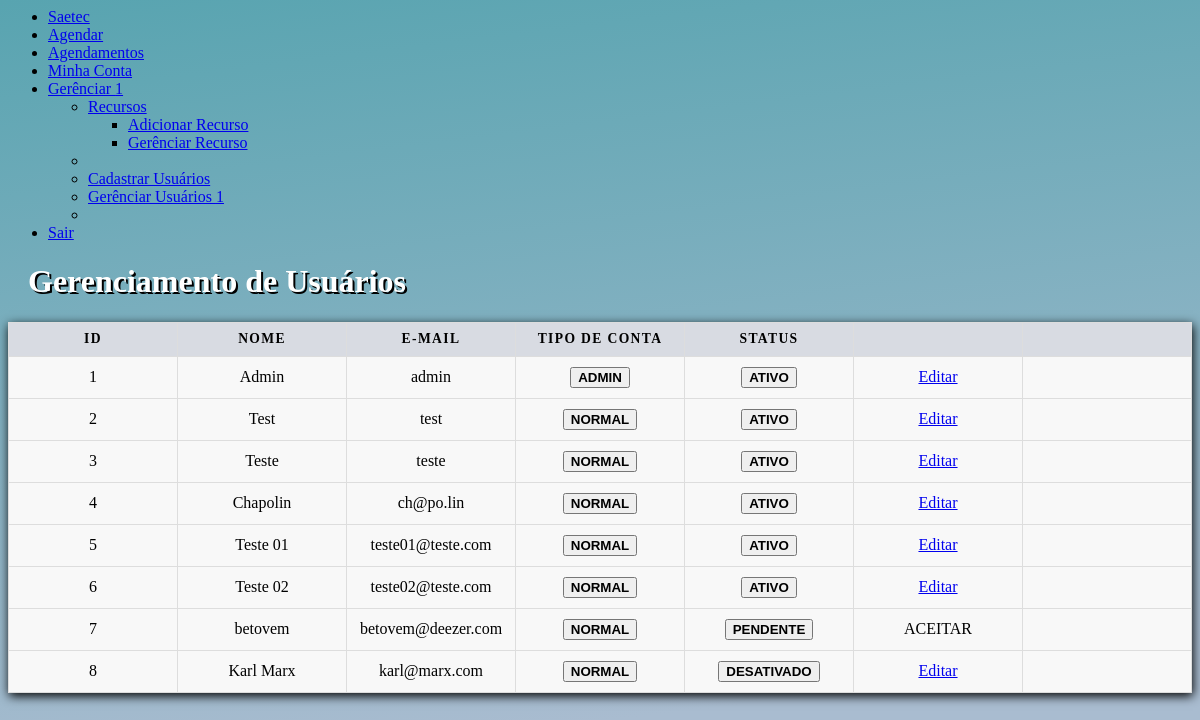
Screenshot of /home/admin/gerenciar.php (signed in) with the database file from the repository.
### tables this page shows
CREATE TABLE IF NOT EXISTS `usuarios`
(
 `id`                  int auto_increment,
 `nome`                varchar(50) NOT NULL ,
 `username`            varchar(255) NOT NULL ,
 `password`            varchar(255) NOT NULL ,
 `tipo`                varchar(45) NOT NULL ,
 `ativo`               tinyint(1) NOT NULL ,
 `pendente`			   tinyint(1) NOT NULL ,
 
PRIMARY KEY (`id`)
);

### home/admin/gerenciar.php (the view, shortened to what this page needs)
<html>
<head>
  <link rel="stylesheet" href="https://cdn.metroui.org.ua/v4/css/metro-all.min.css">
</head>
<body>
  <ul class="h-menu">
    <li><a href="../index.php"><span class="mif-home icon"></span> Saetec</a></li>
    <li><a href="../agendar_objeto.php"><span class="mif-calendar icon"></span> Agendar</a></li>
    <li><a href="../agendamentos.php"><span class="mif-insert-template icon"></span> Agendamentos</a></li>
    <li><a href="../minhaconta.php"><span class="mif-user icon"></span> Minha Conta</a></li>
    <?php
    require('../../includes/conn.php');
    $query_usuarios_pendentes = "SELECT * FROM `usuarios` where `pendente` = 1;";
    $result_usuarios_pendentes = mysqli_query($con, $query_usuarios_pendentes);
    $num_rows_usuarios_pendentes = mysqli_num_rows($result_usuarios_pendentes);
    if ($_SESSION["permissao"] == "1") {
      echo '
    <li>';
      if ($num_rows_usuarios_pendentes > 0) {
        echo '<a href="#" class="dropdown-toggle"><span class="mif-command icon"></span> Gerênciar <span class="badge inline bg-cyan fg-white">' . $num_rows_usuarios_pendentes . '</span></a>';
      } else {
        echo '<a href="#" class="dropdown-toggle"><span class="mif-command icon"></span> Gerênciar</a>';
      }
      echo '
    <ul class="d-menu" data-role="dropdown">
      <li>
        <a href="#" class="dropdown-toggle"><span class="mif-dashboard icon"></span> Recursos</a>
        <ul class="d-menu" data-role="dropdown">
          <li><a href="incluir_objeto.php"><span class="mif-add icon"></span> Adicionar Recurso</a></li>
          <li><a href="gerenciar_recursos.php"><span class="mif-developer_board icon"></span> Gerênciar Recurso</a></li>
        </ul>
      </li>
      <li class="divider"></li>
      <li><a href="cadastrar.php"><span class="mif-user-plus icon"></span> Cadastrar Usuários</a></li>';
      if ($num_rows_usuarios_pendentes > 0) {
        echo '<li><a href="gerenciar.php"><span class="mif-users icon"></span> Gerênciar Usuários <span class="badge inline bg-cyan fg-white">' . $num_rows_usuarios_pendentes . '</span></a></li>';
      } else {
        echo '<li><a href="gerenciar.php"><span class="mif-users icon"></span> Gerênciar Usuários</a></li>';
      }
      echo '
      <li class="divider"></li>
    </ul>
  </li>
';
    }
    ?>
    <li><a href="/home/sair.php"><span class="mif-exit icon"></span> Sair</a></li>
  </ul>
  <div class="container">
    <?php
    echo "<div style=\"color: #fff; text-shadow: 2px 2px #000;padding-left: 20px;\"><h1>Gerenciamento de Usuários</h1></div>";
    $query = "SELECT * FROM `usuarios`;";
    $result = mysqli_query($con, $query);
    echo "<table border='1' id='tableShadow'>
<tr style='background-color: #d8dbe2';>
<th>ID</th>
<th>Nome</th>
<th>E-Mail</th>
<th>Tipo de Conta</th>
<th>Status</th>
<th></th>
<th></th>
</tr>";
    while ($row = mysqli_fetch_array($result)) {
      if ($row['ativo'] == 1) {
        $status = "Ativado";
      } else {
        $status = "Desativado";
      }
      if ($row['tipo'] == 1) {
        $role = "Admin";
      } else {
        $role = "Normal";
      }
      echo "<tr>";
      echo "<td>" . $row['id'] . "</td>";
      echo "<td>" . $row['nome'] . "</td>";
      echo "<td>" . $row['username'] . "</td>";
      if ($role == "Admin") {
        echo "<td><button class=\"button yellow small rounded\"><b>ADMIN</b></button></td>";
      } else {
        echo "<td><button class=\"button small rounded\"><b>NORMAL</b></button></td>";
      }
      if ($row['pendente'] == 0) {
        if ($status == "Ativado") {
          echo "<td><button class=\"button small secondary rounded\"><b>ATIVO</b></button></td>";
        } else {
          echo "<td><button class=\"button alert small rounded\"><b>DESATIVADO</b></button></td>";
        }
      } else {
        echo "<td><button class=\"button primary small rounded\"><b>PENDENTE</b></button></td>";
      }
      if ($row['pendente'] == 0) {
        echo "<td><a class=\"button secondary outline\" href=\"gerenciar_usuario.php?uid=" . $row['id'] . "\"><span class=\"mif-insert-template\"></span>  Editar</a></td>";
      } else {
        echo "<td><a class=\"button success outline\" onclick=\"aceitarUsuario(" . $row['id'] . ");\">ACEITAR</span></a></td>";
      }
      echo "<td><a class=\"button alert cycle outline\" onclick=\"excluirUsuario(" . $row['id'] . ");\"><span class=\"mif-cross\"></span></a></td>";
      echo "</tr>";
    }
    echo "</table>";
    ?>
  </div>
</body>
</html>

### home/admin/gerenciar.php (style rules this page uses)
body { background: rgb(169, 188, 208); background: linear-gradient(353deg, rgba(169, 188, 208, 1) 0%, rgba(169, 188, 208, 1) 16%, rgba(88, 164, 176, 1) 100%); }
table { border: 1px solid #ccc; border-collapse: collapse; margin: 0; padding: 0; width: 100%; table-layout: fixed; }
table tr { background-color: #f8f8f8; border: 1px solid #ddd; padding: .35em; }
table th, table td { padding: .625em; text-align: center; }
table th { font-size: .85em; letter-spacing: .1em; text-transform: uppercase; }
#tableShadow { border: 1px solid; padding: 10px; box-shadow: 1px 3px 10px black; }

### rows the page displays
usuarios: id "1", nome "Admin", username "admin", tipo "ADMIN", pendente "ATIVO"
usuarios: id "2", nome "Test", username "test", tipo "NORMAL", pendente "ATIVO"
usuarios: id "3", nome "Teste", username "teste", tipo "NORMAL", pendente "ATIVO"
usuarios: id "4", nome "Chapolin", username "ch@po.lin", tipo "NORMAL", pendente "ATIVO"
usuarios: id "5", nome "Teste 01", username "teste01@teste.com", tipo "NORMAL", pendente "ATIVO"
usuarios: id "6", nome "Teste 02", username "teste02@teste.com", tipo "NORMAL", pendente "ATIVO"
usuarios: id "7", nome "betovem", username "betovem@deezer.com", tipo "NORMAL", pendente "PENDENTE"
usuarios: id "8", nome "Karl Marx", username "karl@marx.com", tipo "NORMAL", pendente "DESATIVADO"

### other values shown
$num_rows_usuarios_pendentes "1"
